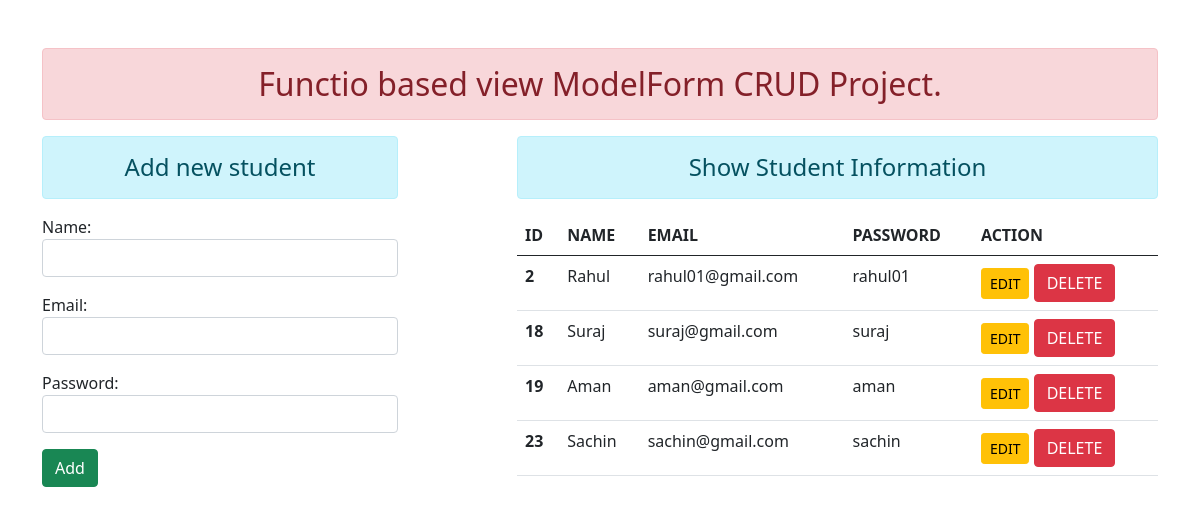
The page / on the database its author committed.
### enroll/models.py (models this page shows)
class User(models.Model):
	name=models.CharField(max_length=50)
	email=models.EmailField(max_length=100)
	password=models.CharField(max_length=100)

### enroll/views.py (the view)
# urls.py: path('',views.add_show,name="addandshow"),
def add_show(request):
	if request.method=='POST':
		fm=StudentRegistration(request.POST)
		if fm.is_valid():
			nm = fm.cleaned_data['name']
			em = fm.cleaned_data['email']
			pw = fm.cleaned_data['password']
			reg = User(name=nm,email=em,password=pw)
			reg.save()
			fm = StudentRegistration()
	else:
		fm = StudentRegistration()
	stud = User.objects.all()
	return render(request,'enroll/addandshow.html',{'form':fm, 'stu':stud})

### enroll/forms.py
class StudentRegistration(forms.ModelForm):
	class Meta:
		model = User
		fields = ['name', 'email', 'password']
		widgets = {
			'name': forms.TextInput(attrs={'class':'form-control'}),
			'email': forms.EmailInput(attrs={'class':'form-control'}),
			'password': forms.PasswordInput(render_value=True, attrs={'class':'form-control'}),
		}

### enroll/templates/enroll/addandshow.html (shortened to what this page needs)
{% extends 'enroll/base.html' %}
{% block content %}
<div class="row">
	<div class="col-sm-4">
		<h4 class="text-center alert alert-info">Add new student</h4>
		<form action="" method="POST">
			{{form.as_p}}
			<input type="submit" class="btn btn-success" value="Add">
		</form>
	</div>
	<div class="col-sm-7 offset-1">
		<h4 class="text-center alert alert-info">Show Student Information</h4>
		{% if stu %}
			<table class="table table-hover">
				<thead>
					<tr>
						<th scope="col">ID</th>
						<th scope="col">NAME</th>
						<th scope="col">EMAIL</th>
						<th scope="col">PASSWORD</th>
						<th scope="col">ACTION</th>
					</tr>
				</thead>
				<tbody>
					{% for st in stu %}
					<tr>
						<th scope="row">{{st.id}}</th>
						<td>{{st.name}}</td>
						<td>{{st.email}}</td>
						<td>{{st.password}}</td>
						<td>
							<a href="{% url 'updatedata' st.id %}" class="btn btn-warning btn-sm">EDIT</a>
							<form action="{% url 'deletedata' st.id %}" method="post" class="d-inline">
								<input type="submit" class="btn btn-danger" value="DELETE">
							</form>
						</td>
					</tr>
					{% endfor %}
				</tbody>
			</table>
		{% else %}
			<h4 class="text-center alert alert-warning">No Records</h4>
		{% endif %}
	</div>
</div>
{% endblock content %}

### enroll/templates/enroll/base.html (shortened to what this page needs)
<!DOCTYPE html>
{% load static %}
<html>
<head>
    <link rel="stylesheet" type="text/css" href="{% static 'enroll/css/bootstrap.css' %}">
</head>
<body>
	<div class="container mt-5">
		<h2 class="text-center alert alert-danger">Functio based view ModelForm CRUD Project.</h2>
		{% block content %}
		{% endblock content %}
	</div>
</body>
</html>

### rows shown on the page
User: id "2", name "Rahul", email "rahul01@gmail.com", password "rahul01"
User: id "18", name "Suraj", email "suraj@gmail.com", password "suraj"
User: id "19", name "Aman", email "aman@gmail.com", password "aman"
User: id "23", name "Sachin", email "sachin@gmail.com", password "sachin"
